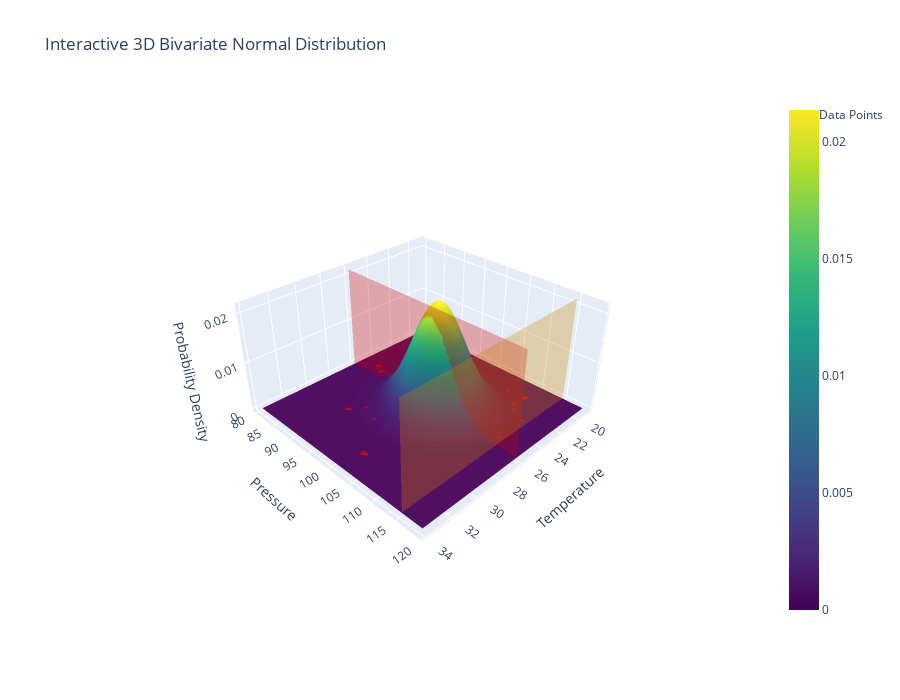

The cell this chart's notebook holds for it:
### Code cell
mv = read_csv_data_mv('./data/sample_manufacturing_data.csv')
fig_mpl, fig_plotly = mv.plot_bivariate_distribution('Temperature', 'Pressure', usl1=26, usl2=115, distribution='normal',n_points=300)
plt.show()
fig_plotly.show()

### Figure 1 — Plotly figure (JSON) as saved in the notebook; plotly's stock layout.template omitted (floating-point values rounded to 4 significant figures; data arrays with more than 128 entries replaced by an {"elided": "..."} marker saying what was removed)
{"data": [{"colorscale": [[0, "#440154"], [0.1111, "#482878"], [0.2222, "#3e4989"], [0.3333, "#31688e"], [0.4444, "#26828e"], [0.5556, "#1f9e89"], [0.6667, "#35b779"], [0.7778, "#6ece58"], [0.8889, "#b5de2b"], [1, "#fde725"]], "hovertemplate": "Temperature: %{x:.4f}<br>Pressure: %{y:.4f}<br>Density: %{z:.6f}<extra></extra>", "name": "Probability Density", "type": "surface", "x": {"elided": "300 float values"}, "y": {"elided": "300 float values"}, "z": {"elided": "300x300 float values"}}, {"hovertemplate": "Temperature: %{x:.4f}<br>Pressure: %{y:.4f}<extra></extra>", "marker": {"color": "red", "opacity": 0.6, "size": 3}, "mode": "markers", "name": "Data Points", "type": "scatter3d", "x": {"elided": "1000 float values"}, "y": {"elided": "1000 float values"}, "z": {"elided": "1000 int values"}}, {"colorscale": [[0, "red"], [1, "red"]], "hoverinfo": "skip", "name": "USL Temperature", "opacity": 0.3, "showscale": false, "type": "surface", "x": {"elided": "20x20 float values"}, "y": {"elided": "20x20 float values"}, "z": {"elided": "20x20 float values"}}, {"colorscale": [[0, "orange"], [1, "orange"]], "hoverinfo": "skip", "name": "USL Pressure", "opacity": 0.3, "showscale": false, "type": "surface", "x": {"elided": "20x20 float values"}, "y": {"elided": "20x20 float values"}, "z": {"elided": "20x20 float values"}}], "layout": {"height": 700, "scene": {"aspectmode": "manual", "aspectratio": {"x": 1, "y": 1, "z": 0.5}, "camera": {"eye": {"x": 1.5, "y": 1.5, "z": 1.3}}, "xaxis": {"title": {"text": "Temperature"}}, "yaxis": {"title": {"text": "Pressure"}}, "zaxis": {"title": {"text": "Probability Density"}}}, "showlegend": true, "title": {"text": "Interactive 3D Bivariate Normal Distribution"}, "width": 900}}
